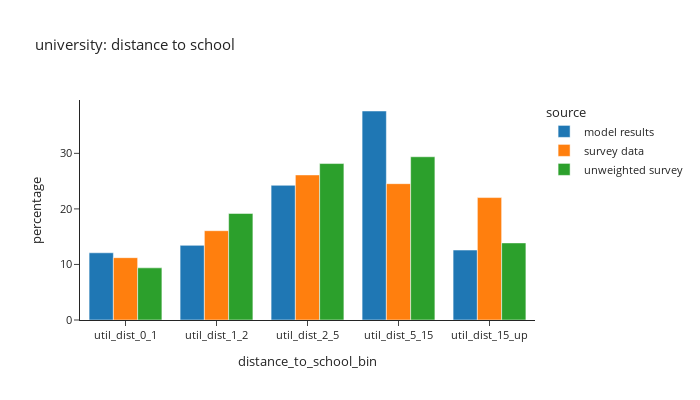
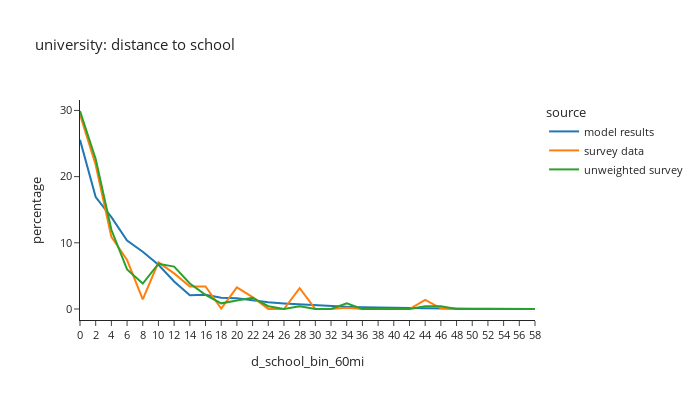

Here is the notebook cell these charts were saved with, in order:
### Code cell
# distance to school: university
plot_distance(per_data,'is_university',"university: distance to school")

### Figure 1 — Plotly figure (JSON) as saved in the notebook; plotly's stock layout.template omitted (floating-point values rounded to 4 significant figures)
{"data": [{"alignmentgroup": "True", "hovertemplate": "source=model results<br>distance_to_school_bin=%{x}<br>percentage=%{y}<extra></extra>", "legendgroup": "model results", "marker": {"color": "#1F77B4", "pattern": {"shape": ""}}, "name": "model results", "offsetgroup": "model results", "orientation": "v", "showlegend": true, "textposition": "auto", "type": "bar", "x": ["util_dist_0_1", "util_dist_1_2", "util_dist_2_5", "util_dist_5_15", "util_dist_15_up"], "xaxis": "x", "y": [12.1, 13.44, 24.25, 37.62, 12.59], "yaxis": "y"}, {"alignmentgroup": "True", "hovertemplate": "source=survey data<br>distance_to_school_bin=%{x}<br>percentage=%{y}<extra></extra>", "legendgroup": "survey data", "marker": {"color": "#FF7F0E", "pattern": {"shape": ""}}, "name": "survey data", "offsetgroup": "survey data", "orientation": "v", "showlegend": true, "textposition": "auto", "type": "bar", "x": ["util_dist_0_1", "util_dist_1_2", "util_dist_2_5", "util_dist_5_15", "util_dist_15_up"], "xaxis": "x", "y": [11.22, 16.08, 26.12, 24.54, 22.04], "yaxis": "y"}, {"alignmentgroup": "True", "hovertemplate": "source=unweighted survey<br>distance_to_school_bin=%{x}<br>percentage=%{y}<extra></extra>", "legendgroup": "unweighted survey", "marker": {"color": "#2CA02C", "pattern": {"shape": ""}}, "name": "unweighted survey", "offsetgroup": "unweighted survey", "orientation": "v", "showlegend": true, "textposition": "auto", "type": "bar", "x": ["util_dist_0_1", "util_dist_1_2", "util_dist_2_5", "util_dist_5_15", "util_dist_15_up"], "xaxis": "x", "y": [9.388, 19.18, 28.16, 29.39, 13.88], "yaxis": "y"}], "layout": {"barmode": "group", "font": {"size": 11}, "height": 400, "legend": {"title": {"text": "source"}, "tracegroupgap": 0}, "title": {"text": "university: distance to school"}, "width": 700, "xaxis": {"anchor": "y", "domain": [0.0, 1.0], "title": {"text": "distance_to_school_bin"}}, "yaxis": {"anchor": "x", "domain": [0.0, 1.0], "title": {"text": "percentage"}}}}

### Figure 2 — Plotly figure (JSON) as saved in the notebook; plotly's stock layout.template omitted (floating-point values rounded to 4 significant figures)
{"data": [{"hovertemplate": "source=model results<br>d_school_bin_60mi=%{x}<br>percentage=%{y}<extra></extra>", "legendgroup": "model results", "line": {"color": "#1F77B4", "dash": "solid"}, "marker": {"symbol": "circle"}, "mode": "lines", "name": "model results", "orientation": "v", "showlegend": true, "type": "scatter", "x": ["0", "2", "4", "6", "8", "10", "12", "14", "16", "18", "20", "22", "24", "26", "28", "30", "32", "34", "36", "38", "40", "42", "44", "46", "48", "50", "52", "54", "56", "58"], "xaxis": "x", "y": [25.55, 16.91, 13.89, 10.35, 8.653, 6.672, 4.159, 2.093, 2.152, 1.697, 1.631, 1.331, 1.023, 0.8473, 0.7301, 0.5113, 0.3803, 0.3255, 0.2631, 0.197, 0.1322, 0.1428, 0.1147, 0.06297, 0.06609, 0.02993, 0.03367, 0.01808, 0.01559, 0.01247], "yaxis": "y"}, {"hovertemplate": "source=survey data<br>d_school_bin_60mi=%{x}<br>percentage=%{y}<extra></extra>", "legendgroup": "survey data", "line": {"color": "#FF7F0E", "dash": "solid"}, "marker": {"symbol": "circle"}, "mode": "lines", "name": "survey data", "orientation": "v", "showlegend": true, "type": "scatter", "x": ["0", "2", "4", "6", "8", "10", "12", "14", "16", "18", "20", "22", "24", "26", "28", "30", "32", "34", "36", "38", "40", "42", "44", "46", "48", "50", "52", "54", "56", "58"], "xaxis": "x", "y": [29.35, 21.75, 10.91, 7.4, 1.467, 7.041, 5.385, 3.411, 3.396, 0.05147, 3.261, 1.787, 0.01516, 0.0, 3.143, 0.0, 0.0, 0.1766, 0.0, 0.0, 0.0, 0.0, 1.374, 0.09296, 0.0, 0.0, 0.0, 0.0, 0.0, 0.0], "yaxis": "y"}, {"hovertemplate": "source=unweighted survey<br>d_school_bin_60mi=%{x}<br>percentage=%{y}<extra></extra>", "legendgroup": "unweighted survey", "line": {"color": "#2CA02C", "dash": "solid"}, "marker": {"symbol": "circle"}, "mode": "lines", "name": "unweighted survey", "orientation": "v", "showlegend": true, "type": "scatter", "x": ["0", "2", "4", "6", "8", "10", "12", "14", "16", "18", "20", "22", "24", "26", "28", "30", "32", "34", "36", "38", "40", "42", "44", "46", "48", "50", "52", "54", "56", "58"], "xaxis": "x", "y": [29.91, 22.65, 11.97, 5.983, 3.846, 6.838, 6.41, 3.846, 2.137, 0.8547, 1.282, 1.709, 0.4274, 0.0, 0.4274, 0.0, 0.0, 0.8547, 0.0, 0.0, 0.0, 0.0, 0.4274, 0.4274, 0.0, 0.0, 0.0, 0.0, 0.0, 0.0], "yaxis": "y"}], "layout": {"font": {"size": 11}, "height": 400, "legend": {"title": {"text": "source"}, "tracegroupgap": 0}, "title": {"text": "university: distance to school"}, "width": 700, "xaxis": {"anchor": "y", "domain": [0.0, 1.0], "title": {"text": "d_school_bin_60mi"}}, "yaxis": {"anchor": "x", "domain": [0.0, 1.0], "title": {"text": "percentage"}}}}
